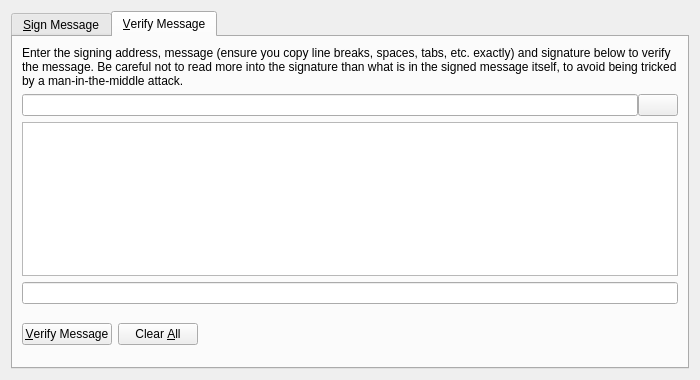
<?xml version="1.0" encoding="UTF-8"?>
<ui version="4.0">
 <class>SignVerifyMessageDialog</class>
 <widget class="QDialog" name="SignVerifyMessageDialog">
  <property name="geometry">
   <rect>
    <x>0</x>
    <y>0</y>
    <width>700</width>
    <height>380</height>
   </rect>
  </property>
  <property name="windowTitle">
   <string>Signatures - Sign / Verify a Message</string>
  </property>
  <property name="modal">
   <bool>true</bool>
  </property>
  <layout class="QVBoxLayout" name="verticalLayout">
   <item>
    <widget class="QTabWidget" name="tabWidget">
     <property name="currentIndex">
      <number>1</number>
     </property>
     <widget class="QWidget" name="tabSignMessage">
      <attribute name="title">
       <string>&amp;Sign Message</string>
      </attribute>
      <layout class="QVBoxLayout" name="verticalLayout_SM">
       <item>
        <widget class="QLabel" name="infoLabel_SM">
         <property name="text">
          <string>You can sign messages with your addresses to prove you own them. Be careful not to sign anything vague, as phishing attacks may try to trick you into signing your identity over to them. Only sign fully-detailed statements you agree to.</string>
         </property>
         <property name="textFormat">
          <enum>Qt::PlainText</enum>
         </property>
         <property name="wordWrap">
          <bool>true</bool>
         </property>
        </widget>
       </item>
       <item>
        <layout class="QHBoxLayout" name="horizontalLayout_1_SM">
         <property name="spacing">
          <number>0</number>
         </property>
         <item>
          <widget class="QValidatedLineEdit" name="addressIn_SM">
           <property name="toolTip">
            <string>The address to sign the message with (e.g. 4Zo1ga6xuKuQ7JV7M9rGDoxdbYwV5zgQJ5)</string>
           </property>
           <property name="maxLength">
            <number>34</number>
           </property>
          </widget>
         </item>
         <item>
          <widget class="QPushButton" name="addressBookButton_SM">
           <property name="toolTip">
            <string>Choose an address from the address book</string>
           </property>
           <property name="text">
            <string/>
           </property>
           <property name="icon">
            <iconset resource="../bitcoin.qrc">
             <normaloff>:/icons/address-book</normaloff>:/icons/address-book</iconset>
           </property>
           <property name="shortcut">
            <string>Alt+A</string>
           </property>
           <property name="autoDefault">
            <bool>false</bool>
           </property>
          </widget>
         </item>
         <item>
          <widget class="QPushButton" name="pasteButton_SM">
           <property name="toolTip">
            <string>Paste address from clipboard</string>
           </property>
           <property name="text">
            <string/>
           </property>
           <property name="icon">
            <iconset resource="../bitcoin.qrc">
             <normaloff>:/icons/editpaste</normaloff>:/icons/editpaste</iconset>
           </property>
           <property name="shortcut">
            <string>Alt+P</string>
           </property>
           <property name="autoDefault">
            <bool>false</bool>
           </property>
          </widget>
         </item>
        </layout>
       </item>
       <item>
        <widget class="QPlainTextEdit" name="messageIn_SM">
         <property name="toolTip">
          <string>Enter the message you want to sign here</string>
         </property>
        </widget>
       </item>
       <item>
        <layout class="QHBoxLayout" name="horizontalLayout_2_SM">
         <property name="spacing">
          <number>0</number>
         </property>
         <item>
          <widget class="QLineEdit" name="signatureOut_SM">
           <property name="font">
            <font>
             <italic>true</italic>
            </font>
           </property>
           <property name="readOnly">
            <bool>true</bool>
           </property>
          </widget>
         </item>
         <item>
          <widget class="QPushButton" name="copySignatureButton_SM">
           <property name="toolTip">
            <string>Copy the current signature to the system clipboard</string>
           </property>
           <property name="text">
            <string/>
           </property>
           <property name="icon">
            <iconset resource="../bitcoin.qrc">
             <normaloff>:/icons/editcopy</normaloff>:/icons/editcopy</iconset>
           </property>
           <property name="autoDefault">
            <bool>false</bool>
           </property>
          </widget>
         </item>
        </layout>
       </item>
       <item>
        <layout class="QHBoxLayout" name="horizontalLayout_3_SM">
         <item>
          <widget class="QPushButton" name="signMessageButton_SM">
           <property name="toolTip">
            <string>Sign the message to prove you own this wenwancoin address</string>
           </property>
           <property name="text">
            <string>&amp;Sign Message</string>
           </property>
           <property name="icon">
            <iconset resource="../bitcoin.qrc">
             <normaloff>:/icons/edit</normaloff>:/icons/edit</iconset>
           </property>
           <property name="autoDefault">
            <bool>false</bool>
           </property>
          </widget>
         </item>
         <item>
          <widget class="QPushButton" name="clearButton_SM">
           <property name="toolTip">
            <string>Reset all sign message fields</string>
           </property>
           <property name="text">
            <string>Clear &amp;All</string>
           </property>
           <property name="icon">
            <iconset resource="../bitcoin.qrc">
             <normaloff>:/icons/remove</normaloff>:/icons/remove</iconset>
           </property>
           <property name="autoDefault">
            <bool>false</bool>
           </property>
          </widget>
         </item>
         <item>
          <spacer name="horizontalSpacer_1_SM">
           <property name="orientation">
            <enum>Qt::Horizontal</enum>
           </property>
           <property name="sizeHint" stdset="0">
            <size>
             <width>40</width>
             <height>48</height>
            </size>
           </property>
          </spacer>
         </item>
         <item>
          <widget class="QLabel" name="statusLabel_SM">
           <property name="font">
            <font>
             <weight>75</weight>
             <bold>true</bold>
            </font>
           </property>
           <property name="text">
            <string/>
           </property>
           <property name="wordWrap">
            <bool>true</bool>
           </property>
          </widget>
         </item>
         <item>
          <spacer name="horizontalSpacer_2_SM">
           <property name="orientation">
            <enum>Qt::Horizontal</enum>
           </property>
           <property name="sizeHint" stdset="0">
            <size>
             <width>40</width>
             <height>48</height>
            </size>
           </property>
          </spacer>
         </item>
        </layout>
       </item>
      </layout>
     </widget>
     <widget class="QWidget" name="tabVerifyMessage">
      <attribute name="title">
       <string>&amp;Verify Message</string>
      </attribute>
      <layout class="QVBoxLayout" name="verticalLayout_VM">
       <item>
        <widget class="QLabel" name="infoLabel_VM">
         <property name="text">
          <string>Enter the signing address, message (ensure you copy line breaks, spaces, tabs, etc. exactly) and signature below to verify the message. Be careful not to read more into the signature than what is in the signed message itself, to avoid being tricked by a man-in-the-middle attack.</string>
         </property>
         <property name="textFormat">
          <enum>Qt::PlainText</enum>
         </property>
         <property name="alignment">
          <set>Qt::AlignLeading|Qt::AlignLeft|Qt::AlignTop</set>
         </property>
         <property name="wordWrap">
          <bool>true</bool>
         </property>
        </widget>
       </item>
       <item>
        <layout class="QHBoxLayout" name="horizontalLayout_1_VM">
         <property name="spacing">
          <number>0</number>
         </property>
         <item>
          <widget class="QValidatedLineEdit" name="addressIn_VM">
           <property name="toolTip">
            <string>The address the message was signed with (e.g. 4Zo1ga6xuKuQ7JV7M9rGDoxdbYwV5zgQJ5)</string>
           </property>
           <property name="maxLength">
            <number>34</number>
           </property>
          </widget>
         </item>
         <item>
          <widget class="QPushButton" name="addressBookButton_VM">
           <property name="toolTip">
            <string>Choose an address from the address book</string>
           </property>
           <property name="text">
            <string/>
           </property>
           <property name="icon">
            <iconset resource="../bitcoin.qrc">
             <normaloff>:/icons/address-book</normaloff>:/icons/address-book</iconset>
           </property>
           <property name="shortcut">
            <string>Alt+A</string>
           </property>
           <property name="autoDefault">
            <bool>false</bool>
           </property>
          </widget>
         </item>
        </layout>
       </item>
       <item>
        <widget class="QPlainTextEdit" name="messageIn_VM"/>
       </item>
       <item>
        <widget class="QValidatedLineEdit" name="signatureIn_VM"/>
       </item>
       <item>
        <layout class="QHBoxLayout" name="horizontalLayout_2_VM">
         <item>
          <widget class="QPushButton" name="verifyMessageButton_VM">
           <property name="toolTip">
            <string>Verify the message to ensure it was signed with the specified wenwancoin address</string>
           </property>
           <property name="text">
            <string>&amp;Verify Message</string>
           </property>
           <property name="icon">
            <iconset resource="../bitcoin.qrc">
             <normaloff>:/icons/transaction_0</normaloff>:/icons/transaction_0</iconset>
           </property>
           <property name="autoDefault">
            <bool>false</bool>
           </property>
          </widget>
         </item>
         <item>
          <widget class="QPushButton" name="clearButton_VM">
           <property name="toolTip">
            <string>Reset all verify message fields</string>
           </property>
           <property name="text">
            <string>Clear &amp;All</string>
           </property>
           <property name="icon">
            <iconset resource="../bitcoin.qrc">
             <normaloff>:/icons/remove</normaloff>:/icons/remove</iconset>
           </property>
           <property name="autoDefault">
            <bool>false</bool>
           </property>
          </widget>
         </item>
         <item>
          <spacer name="horizontalSpacer_1_VM">
           <property name="orientation">
            <enum>Qt::Horizontal</enum>
           </property>
           <property name="sizeHint" stdset="0">
            <size>
             <width>40</width>
             <height>48</height>
            </size>
           </property>
          </spacer>
         </item>
         <item>
          <widget class="QLabel" name="statusLabel_VM">
           <property name="font">
            <font>
             <weight>75</weight>
             <bold>true</bold>
            </font>
           </property>
           <property name="text">
            <string/>
           </property>
           <property name="wordWrap">
            <bool>true</bool>
           </property>
          </widget>
         </item>
         <item>
          <spacer name="horizontalSpacer_2_VM">
           <property name="orientation">
            <enum>Qt::Horizontal</enum>
           </property>
           <property name="sizeHint" stdset="0">
            <size>
             <width>40</width>
             <height>48</height>
            </size>
           </property>
          </spacer>
         </item>
        </layout>
       </item>
      </layout>
     </widget>
    </widget>
   </item>
  </layout>
 </widget>
 <customwidgets>
  <customwidget>
   <class>QValidatedLineEdit</class>
   <extends>QLineEdit</extends>
   <header>qvalidatedlineedit.h</header>
  </customwidget>
 </customwidgets>
 <resources>
  <include location="../bitcoin.qrc"/>
 </resources>
 <connections/>
</ui>
